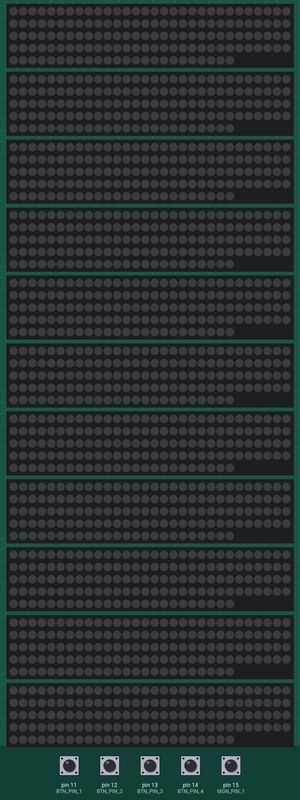
A sketch run on a simulated Arduino Uno, built with avr-gcc and run on an emulated ATmega328P. On the bench: 11 × 144 RGB LEDs in strip order, left to right, continuing on the next row. The test bench sets the inputs (shaded band); at power-on: pin 11 (BTN_PIN_1), pin 12 (BTN_PIN_2), pin 13 (BTN_PIN_3), pin 14 (BTN_PIN_4), pin 15 (MGN_PIN_1) HIGH.

Above: at 1.2 s.
1.3 s: pin 12 (BTN_PIN_2) pulled LOW for 0.15 s
At 2.39 s:
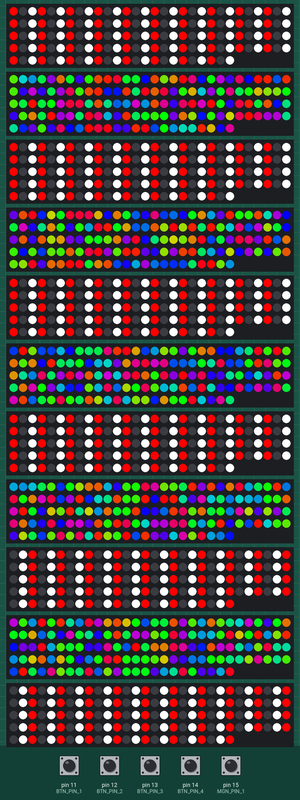
4.3 s: pin 15 (MGN_PIN_1) pulled LOW for 1 s
At 5.87 s:
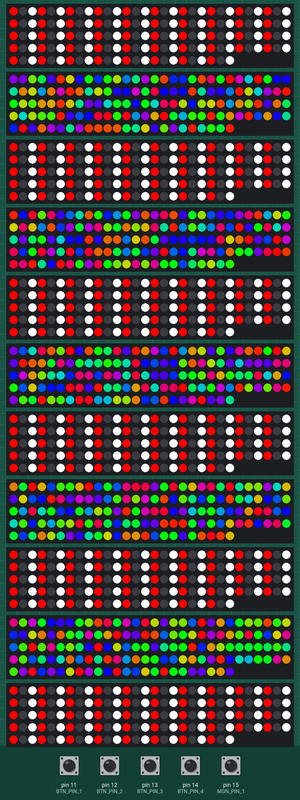
6.8 s: pin 11 (BTN_PIN_1) pulled LOW for 1 s
At 9.44 s:
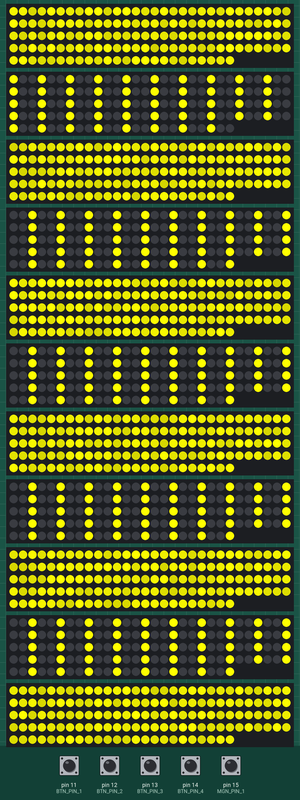

Measured:
- after the input at 1.3 s, the LEDs: first change after 0.63 s (image 1 shows a later state)
- after the input at 4.3 s, the LEDs: first differ from a run without the input after 1.5 s (image 2)

The sketch:

Arduino_LEDs_Sketch.ino
```cpp
#include <WS2812FX.h>
#include <OneButton.h>

// Указываем, какое количество пикселей у наших лент
#define LED_COUNT 144

// Указываем, к каким портам подключены входы DIN, кнопки и геркон
#define LED_PIN_1 0
#define LED_PIN_2 1
#define LED_PIN_3 2
#define LED_PIN_4 3
#define LED_PIN_5 4
#define LED_PIN_6 5
#define LED_PIN_7 6
#define LED_PIN_8 7
#define LED_PIN_9 8
#define LED_PIN_10 9
#define LED_PIN_11 10

#define BTN_PIN_1 11
#define BTN_PIN_2 12
#define BTN_PIN_3 13
#define BTN_PIN_4 14
#define MGN_PIN_1 15

// Создаем объекты для управления нашими лентами
WS2812FX ws2812fx_1 = WS2812FX(LED_COUNT, LED_PIN_1, NEO_GRB + NEO_KHZ800, 1, 1); // Уменьшаем объем оперативной памяти, которую использует каждый экземпляр WS2812FX,
WS2812FX ws2812fx_2 = WS2812FX(LED_COUNT, LED_PIN_2, NEO_GRB + NEO_KHZ800, 1, 1); // указав максимальное количество активных сегментов
WS2812FX ws2812fx_3 = WS2812FX(LED_COUNT, LED_PIN_3, NEO_GRB + NEO_KHZ800, 1, 1);
WS2812FX ws2812fx_4 = WS2812FX(LED_COUNT, LED_PIN_4, NEO_GRB + NEO_KHZ800, 1, 1);
WS2812FX ws2812fx_5 = WS2812FX(LED_COUNT, LED_PIN_5, NEO_GRB + NEO_KHZ800, 1, 1);
WS2812FX ws2812fx_6 = WS2812FX(LED_COUNT, LED_PIN_6, NEO_GRB + NEO_KHZ800, 1, 1);
WS2812FX ws2812fx_7 = WS2812FX(LED_COUNT, LED_PIN_7, NEO_GRB + NEO_KHZ800, 1, 1);
WS2812FX ws2812fx_8 = WS2812FX(LED_COUNT, LED_PIN_8, NEO_GRB + NEO_KHZ800, 1, 1);
WS2812FX ws2812fx_9 = WS2812FX(LED_COUNT, LED_PIN_9, NEO_GRB + NEO_KHZ800, 1, 1);
WS2812FX ws2812fx_10 = WS2812FX(LED_COUNT, LED_PIN_10, NEO_GRB + NEO_KHZ800, 1, 1);
WS2812FX ws2812fx_11 = WS2812FX(LED_COUNT, LED_PIN_11, NEO_GRB + NEO_KHZ800, 1, 1);

// Создаем объекты для управления нашими кнопками и герконом
OneButton btn_1 = OneButton(BTN_PIN_1, true, true); // true, тк используется подтягивающий резистор
OneButton btn_2 = OneButton(BTN_PIN_2, true, true);
OneButton btn_3 = OneButton(BTN_PIN_3, true, true);
OneButton btn_4 = OneButton(BTN_PIN_4, true, true);
OneButton mgn_1 = OneButton(MGN_PIN_1);

void setup()
{
  pinMode(BTN_PIN_1, INPUT_PULLUP);
  pinMode(BTN_PIN_2, INPUT_PULLUP);
  pinMode(BTN_PIN_3, INPUT_PULLUP);
  pinMode(BTN_PIN_4, INPUT_PULLUP);
  pinMode(MGN_PIN_1, INPUT);

  // Привязываем функции Click, которые должны быть вызваны при нажатии на кнопку и при открытии двери
  btn_1.attachClick(click_1);
  btn_2.attachClick(click_2);
  btn_3.attachClick(click_3);
  btn_4.attachClick(click_4);
  mgn_1.attachClick(open_door);

  // Инициализируем ленты
  init_LEDs();

  // Задаем яркость
  brightness_LEDs(0);

  // Задаем скорость
  speed_LEDs(0);

  // Задаем цвет
  color_LEDs(0x000000);

  // Запускаем анимацию
  start_LEDs();
}

void loop()
{
  // Следим за кнопками и состоянием геркона
  btn_1.tick();
  btn_2.tick();
  btn_3.tick();
  btn_4.tick();
  mgn_1.tick();

  // Постоянно запускаем службу анимации
  service_LEDs();

  delay(10);
}

void click_1()
{
  start_LEDs();
  brightness_LEDs(255);
  color_LEDs(0xFFFF00);
  ws2812fx_1.setMode(FX_MODE_FIRE_FLICKER_INTENSE);
  ws2812fx_2.setMode(FX_MODE_THEATER_CHASE);
  ws2812fx_3.setMode(FX_MODE_FIRE_FLICKER_INTENSE);
  ws2812fx_4.setMode(FX_MODE_THEATER_CHASE);
  ws2812fx_5.setMode(FX_MODE_FIRE_FLICKER_INTENSE);
  ws2812fx_6.setMode(FX_MODE_THEATER_CHASE);
  ws2812fx_7.setMode(FX_MODE_FIRE_FLICKER_INTENSE);
  ws2812fx_8.setMode(FX_MODE_THEATER_CHASE);
  ws2812fx_9.setMode(FX_MODE_FIRE_FLICKER_INTENSE);
  ws2812fx_10.setMode(FX_MODE_THEATER_CHASE);
  ws2812fx_11.setMode(FX_MODE_FIRE_FLICKER_INTENSE);
}

void click_2()
{
  start_LEDs();
  brightness_LEDs(255);
  color_LEDs(0xFFFF00);
  ws2812fx_1.setMode(FX_MODE_CIRCUS_COMBUSTUS);
  ws2812fx_2.setMode(FX_MODE_MULTI_DYNAMIC);
  ws2812fx_3.setMode(FX_MODE_CIRCUS_COMBUSTUS);
  ws2812fx_4.setMode(FX_MODE_MULTI_DYNAMIC);
  ws2812fx_5.setMode(FX_MODE_CIRCUS_COMBUSTUS);
  ws2812fx_6.setMode(FX_MODE_MULTI_DYNAMIC);
  ws2812fx_7.setMode(FX_MODE_CIRCUS_COMBUSTUS);
  ws2812fx_8.setMode(FX_MODE_MULTI_DYNAMIC);
  ws2812fx_9.setMode(FX_MODE_CIRCUS_COMBUSTUS);
  ws2812fx_10.setMode(FX_MODE_MULTI_DYNAMIC);
  ws2812fx_11.setMode(FX_MODE_CIRCUS_COMBUSTUS);
}

void click_3()
{
  start_LEDs();
  brightness_LEDs(255);
  color_LEDs(0x0033FF);
  ws2812fx_1.setMode(FX_MODE_FIRE_FLICKER_INTENSE);
  ws2812fx_2.setMode(FX_MODE_FIRE_FLICKER_INTENSE);
  ws2812fx_3.setMode(FX_MODE_FIRE_FLICKER_INTENSE);
  ws2812fx_4.setMode(FX_MODE_FIRE_FLICKER_INTENSE);
  ws2812fx_5.setMode(FX_MODE_FIRE_FLICKER_INTENSE);
  ws2812fx_6.setMode(FX_MODE_FIRE_FLICKER_INTENSE);
  ws2812fx_7.setMode(FX_MODE_FIRE_FLICKER_INTENSE);
  ws2812fx_8.setMode(FX_MODE_FIRE_FLICKER_INTENSE);
  ws2812fx_9.setMode(FX_MODE_FIRE_FLICKER_INTENSE);
  ws2812fx_10.setMode(FX_MODE_FIRE_FLICKER_INTENSE);
  ws2812fx_11.setMode(FX_MODE_FIRE_FLICKER_INTENSE);
}

void click_4()
{
  ws2812fx_1.stop();
  ws2812fx_2.stop();
  ws2812fx_3.stop();
  ws2812fx_4.stop();
  ws2812fx_5.stop();
  ws2812fx_6.stop();
  ws2812fx_7.stop();
  ws2812fx_8.stop();
  ws2812fx_9.stop();
  ws2812fx_10.stop();
  ws2812fx_11.stop();
}

void open_door()
{
  start_LEDs();
  brightness_LEDs(255);
  color_LEDs(0xFFFFFF);
  ws2812fx_1.setMode(FX_MODE_RUNNING_LIGHTS);
  ws2812fx_2.setMode(FX_MODE_RUNNING_LIGHTS);
  ws2812fx_3.setMode(FX_MODE_RUNNING_LIGHTS);
  ws2812fx_4.setMode(FX_MODE_RUNNING_LIGHTS);
  ws2812fx_5.setMode(FX_MODE_RUNNING_LIGHTS);
  ws2812fx_6.setMode(FX_MODE_RUNNING_LIGHTS);
  ws2812fx_7.setMode(FX_MODE_RUNNING_LIGHTS);
  ws2812fx_8.setMode(FX_MODE_RUNNING_LIGHTS);
  ws2812fx_9.setMode(FX_MODE_RUNNING_LIGHTS);
  ws2812fx_10.setMode(FX_MODE_RUNNING_LIGHTS);
  ws2812fx_11.setMode(FX_MODE_RUNNING_LIGHTS);
}

void init_LEDs()
{
  ws2812fx_1.init();
  ws2812fx_2.init();
  ws2812fx_3.init();
  ws2812fx_4.init();
  ws2812fx_5.init();
  ws2812fx_6.init();
  ws2812fx_7.init();
  ws2812fx_8.init();
  ws2812fx_9.init();
  ws2812fx_10.init();
  ws2812fx_11.init();
}

void start_LEDs()
{
  ws2812fx_1.start();
  ws2812fx_2.start();
  ws2812fx_3.start();
  ws2812fx_4.start();
  ws2812fx_5.start();
  ws2812fx_6.start();
  ws2812fx_7.start();
  ws2812fx_8.start();
  ws2812fx_9.start();
  ws2812fx_10.start();
  ws2812fx_11.start();
}

void service_LEDs()
{
  ws2812fx_1.service();
  ws2812fx_2.service();
  ws2812fx_3.service();
  ws2812fx_4.service();
  ws2812fx_5.service();
  ws2812fx_6.service();
  ws2812fx_7.service();
  ws2812fx_8.service();
  ws2812fx_9.service();
  ws2812fx_10.service();
  ws2812fx_11.service();
}

void brightness_LEDs(uint8_t brghtnss)
{
  ws2812fx_1.setBrightness(brghtnss);
  ws2812fx_2.setBrightness(brghtnss);
  ws2812fx_3.setBrightness(brghtnss);
  ws2812fx_4.setBrightness(brghtnss);
  ws2812fx_5.setBrightness(brghtnss);
  ws2812fx_6.setBrightness(brghtnss);
  ws2812fx_7.setBrightness(brghtnss);
  ws2812fx_8.setBrightness(brghtnss);
  ws2812fx_9.setBrightness(brghtnss);
  ws2812fx_10.setBrightness(brghtnss);
  ws2812fx_11.setBrightness(brghtnss);
}

void speed_LEDs(uint16_t spd)
{
  ws2812fx_1.setSpeed(spd);
  ws2812fx_2.setSpeed(spd);
  ws2812fx_3.setSpeed(spd);
  ws2812fx_4.setSpeed(spd);
  ws2812fx_5.setSpeed(spd);
  ws2812fx_6.setSpeed(spd);
  ws2812fx_7.setSpeed(spd);
  ws2812fx_8.setSpeed(spd);
  ws2812fx_9.setSpeed(spd);
  ws2812fx_10.setSpeed(spd);
  ws2812fx_11.setSpeed(spd);
}

void color_LEDs(uint32_t clr)
{
  ws2812fx_1.setColor(clr);
  ws2812fx_2.setColor(clr);
  ws2812fx_3.setColor(clr);
  ws2812fx_4.setColor(clr);
  ws2812fx_5.setColor(clr);
  ws2812fx_6.setColor(clr);
  ws2812fx_7.setColor(clr);
  ws2812fx_8.setColor(clr);
  ws2812fx_9.setColor(clr);
  ws2812fx_10.setColor(clr);
  ws2812fx_11.setColor(clr);
}
```
